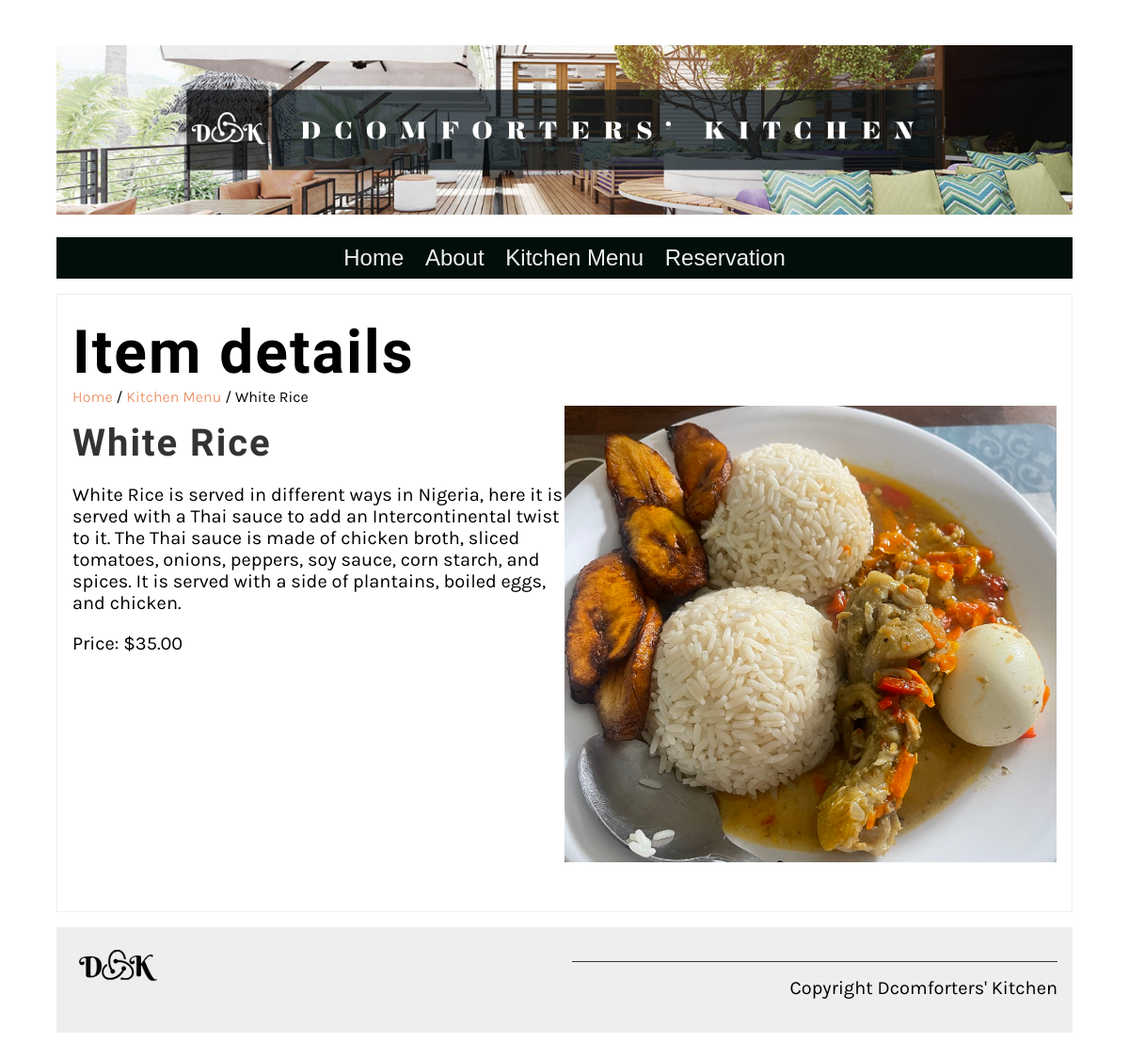
/kitchen/menu_details/8, run on an earlier commit of the app's database.
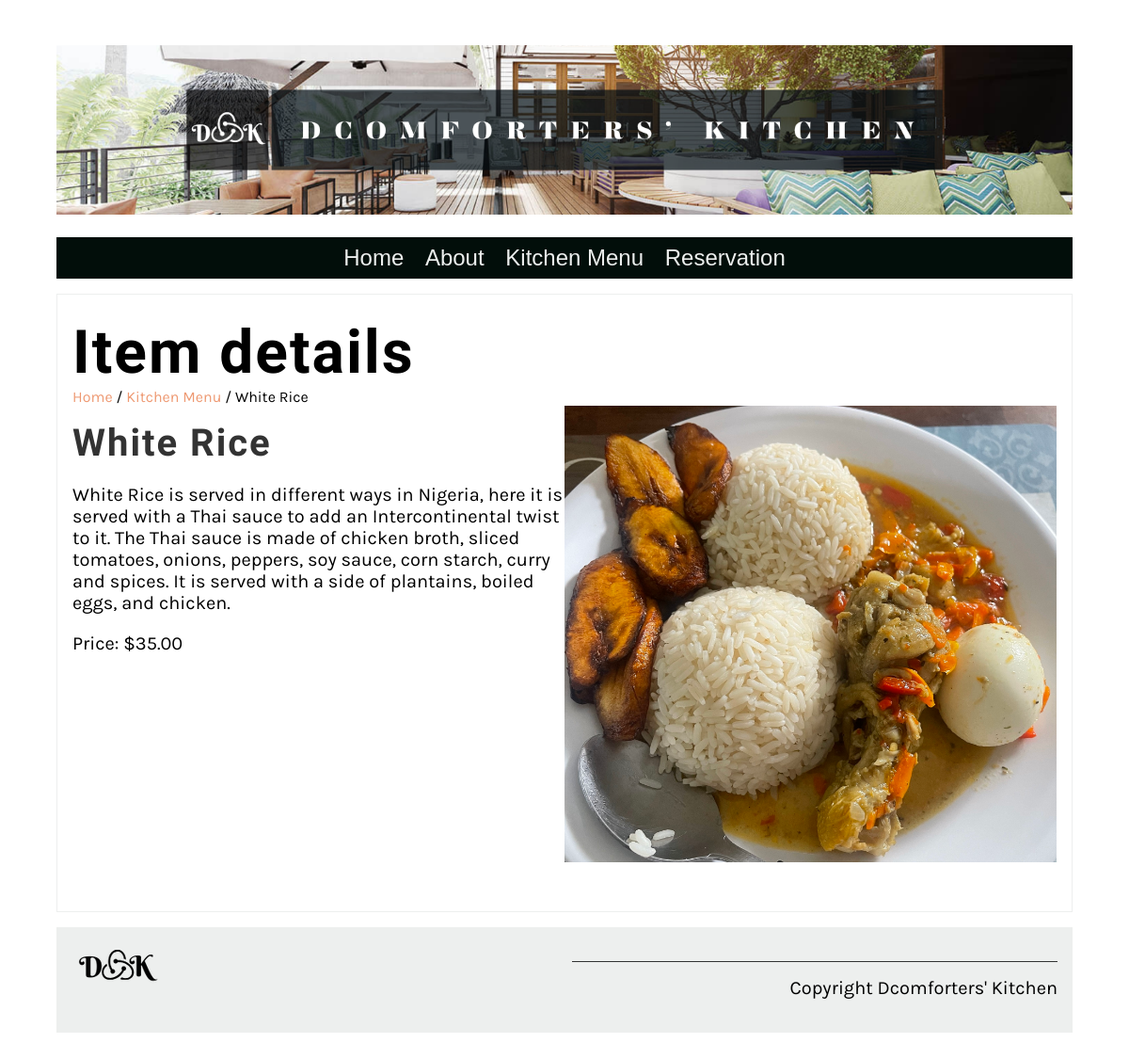
And on a later commit of the database.
### newapp/models.py (models this page shows, shortened)
class Menu(models.Model):
    food_name = models.CharField(max_length=100)
    cuisine = models.CharField(max_length=100)
    item_description = models.TextField(max_length=1000, default='')
    price = models.DecimalField(max_digits=10, decimal_places=2, null=True, blank=True)
    prep_time = models.IntegerField(default=25)
    calories = models.IntegerField(default=1000)

### newapp/views.py (the view)
# urls.py: path('menu_details/<int:pk>', views.menu_details, name='menu_details'),
def menu_details(request, pk=None):
    if pk:
        menu_item = Menu.objects.get(pk=pk)
    else:
        menu_item = ''
    return render(request, 'menu_details.html', {"menu_item" : menu_item})

### newapp/templates/menu_details.html
{% extends 'base.html' %}
{% load static %}
{% block content %}
<section>
    <article>
        <h1>Item details</h1>
        <span>
            <a href="{% url 'home' %}">Home</a> /
            <a href="{% url 'kitchen' %}">Kitchen Menu</a> /
            {{ menu_item.food_name }}
        </span>
        <div class="row">
            <div class="column">
                <h2>
                    {{ menu_item.food_name }}
                </h2>
                <p>
                    {{ menu_item.item_description }}
                </p>
                <p>
                    Price: ${{ menu_item.price }}
                </p>
            </div>
            <div class="column">
                <img src="/static/img/menu_items/{{menu_item.food_name}}.jpg" alt="{{ menu_item.food_name}}" />
            </div>
        </div>
    </article>
</section>
{% endblock %}

### newapp/templates/base.html (shortened to what this page needs)
{% load static %}
<!DOCTYPE html>
<html lang="en">
  <head>
    <link
      rel="preload"
      as="style"
      href="{% static 'css/style.css' %}"
      onload="this.rel = 'stylesheet'"
    />
  </head>
  <body>
    {% include 'partials/_header.html' %}
    <main>{% block content %} {% endblock %}</main>
    {% include 'partials/_footer.html' %}
  </body>
</html>

### newapp/templates/partials/_header.html
{% load static %}
<header>
  <img src="{% static 'img/banner.png' %}" />
</header>
<nav>
  <ul>
    <li><a href="{% url 'home' %}">Home</a></li>
    <li><a href="{% url 'about' %}">About</a></li>
    <li><a href="{% url 'kitchen' %}">Kitchen Menu</a></li>
    <li><a href="{% url 'reservation' %}">Reservation</a></li>
  </ul>
</nav>

### newapp/templates/partials/_footer.html
{% load static %}
<footer>
    <article>
        <img src="{% static 'img/DK_logo.png' %}" />
    </article>
    <article>
        <p>Copyright Dcomforters' Kitchen</p>
    </article>
</footer>

### newapp/static/css/style.css (style rules this page uses)
body { font-family: 'Karla', sans-serif; margin-top: 3rem; margin-bottom: 3rem; margin-left: 5%; margin-right: 5%; }
h1, h2, h3, h4, h5, h6 { font-family: 'Markazi Text', serif; letter-spacing: 2px;; }
h1 { font-size: 4rem; margin-top: 1.5rem; margin-bottom: 0; }
h2 { font-size: 2.5rem; color: #333333; margin:1rem 0; }
p, ul { font-size: 1.25rem;; }
a { color: #EE9972; text-decoration: none; }
header img { display: block; margin-left: auto; margin-right: auto; max-width: 100%; height: auto; }
nav { background-color: #020e0a; margin-top: 1rem; margin-bottom: 1rem; margin-bottom: 0px; }
nav ul { list-style: none; font-size: 1.5rem; font-family: sans-serif; text-align: center; padding-inline-start: 0rem; margin-bottom: 0px; }
nav ul li { display: inline-block; margin: 0.5rem; }
nav ul a { color: #EDEFEE; text-decoration: none; }
section { display: flex; gap: 2rem 1rem; margin-top: 1rem; margin-bottom: 1rem; flex-direction: row; }
article { flex:1; }
article img { max-width: 100%; }
main article { border: 1px solid #EDEFEE; padding-left: 1rem; padding-right: 1rem; }
footer { background-color: #EDEFEE; padding: 1rem; display: flex; gap: 2rem 1rem; }
footer img { max-width: 50%; }
footer p { border-top: #333333; border-style: solid; border-width: 0.1rem; border-bottom: none; border-left: none; border-right: none; text-align: right; padding-top: 1rem;; }
.row { display: flex; flex-direction: row; width: 100%; padding-bottom: 1rem; }
.column { flex-basis: 50%; margin-bottom: 1rem; padding-bottom: 1rem; }

What changed in the data, as far as the page shows it:
changed Menu "White Rice": item_description "…soy sauce, corn starch, and spices. It is…" → "…soy sauce, corn starch, curry and spices. It is…"
